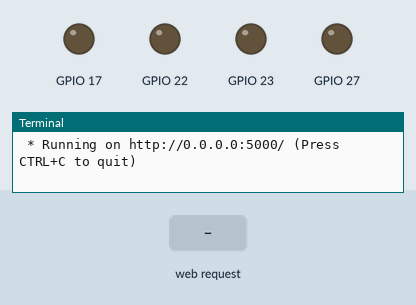
Simulated run of this program. Board: Raspberry Pi (BCM pin numbers). On the bench: output pins drawn as LEDs (lit = HIGH), the last lines printed to the terminal. Inputs (shaded band) come from the test bench. The clock reads 2024-03-15 10:24:30 at power-on unless the program sets it.

Above: at 1.2 s.
1.3 s: HTTP request for /up received
At 2.2 s:
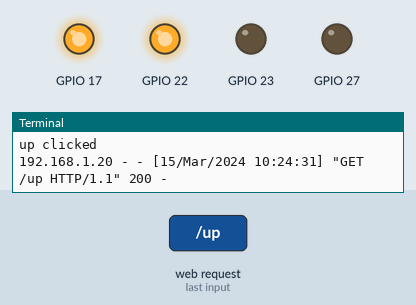
2.8 s: HTTP request for /down received
At 3.4 s:
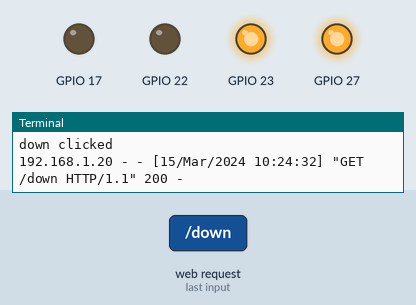
4.3 s: HTTP request for /left received
At 5.5 s:
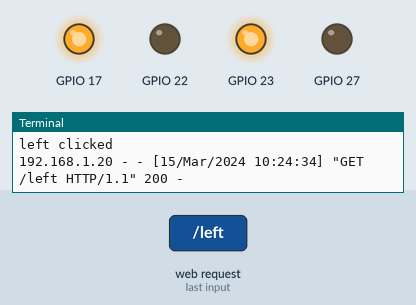
5.8 s: HTTP request for /right received
At 6.9 s:
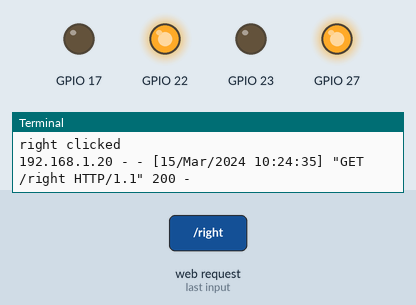
Timing chart, 0 to 8.3 s (numbered marks = the images above; inputs shaded):
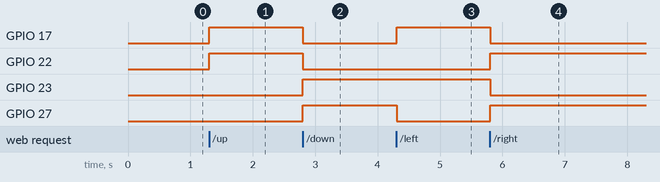

The program:

app.py
```python
from flask import Flask, render_template
from Driver import Driver
app = Flask(__name__)

driver = Driver(22,23, 17, 27)
driver.stop()

#rendering the HTML page which has the button
@app.route('/')
def home():
    return render_template('home.html')

#background process happening without any refreshing
@app.route('/background_process_test')
def background_process_test():
    print ("Hello")
    return ("nothing")

@app.route('/up')
def up():
    driver.forwards()
    print ("up clicked")
    return ("nothing")

@app.route('/down')
def down():
    driver.backwards()
    print ("down clicked")
    return ("nothing")

@app.route('/left')
def left():
    driver.left()
    print ("left clicked")
    return ("nothing")

@app.route('/right')
def right():
    driver.right()
    print ("right clicked")
    return ("nothing")

@app.route('/stop')
def stop():
    driver.stop()
    print ("stop clicked")
    return ("nothing")


if __name__ == "__main__":
    app.run(host='0.0.0.0')
```

Driver.py
```python
from gpiozero import LED

class Driver:
    def __init__(self, lforward, lbackward, rforward, rbackward):
        self.lf = LED(lforward)
        self.lb = LED(lbackward)
        self.rf = LED(rforward)
        self.rb = LED(rbackward)

    def forwards(self):
        self.lf.on()
        self.lb.off()

        self.rf.on()
        self.rb.off()

    def backwards(self):
        self.lf.off()
        self.lb.on()

        self.rf.off()
        self.rb.on()

    def stop(self):
        self.lf.off()
        self.lb.off()

        self.rf.off()
        self.rb.off()

    def right(self):
        self.lf.on()
        self.lb.off()

        self.rf.off()
        self.rb.on()

    def left(self):
        self.lf.off()
        self.lb.on()

        self.rf.on()
        self.rb.off()

if __name__ == "__main__":
    driver = Driver(22,23, 17, 27)
    
```

Measured:
- after the input at 1.3 s, GPIO 17, GPIO 22: LOW → HIGH at once
- after the input at 2.8 s, GPIO 17, GPIO 22: HIGH → LOW at once; GPIO 23, GPIO 27: LOW → HIGH at once
- after the input at 4.3 s, GPIO 17: LOW → HIGH at once; GPIO 27: HIGH → LOW at once
- after the input at 5.8 s, GPIO 17, GPIO 23: HIGH → LOW at once; GPIO 22, GPIO 27: LOW → HIGH at once
